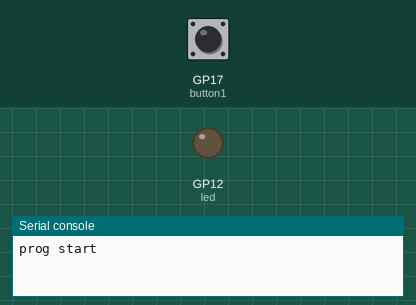
Simulated run of this program. Board: Raspberry Pi Pico running MicroPython. On the bench: output pins drawn as LEDs (lit = HIGH), the last lines printed to the serial console. Inputs (shaded band) come from the test bench; at power-on: GP17 (button1) HIGH.

Above: at 1.2 s.
1.3 s: GP17 (button1) pulled LOW for 0.15 s
At 2.5 s:
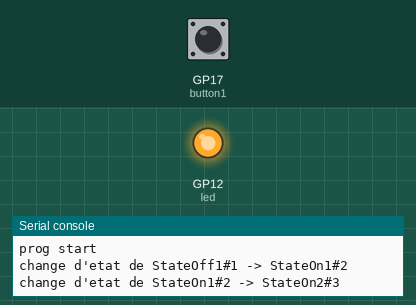
2.9 s: GP17 (button1) pulled LOW for 1 s
At 3.9 s:
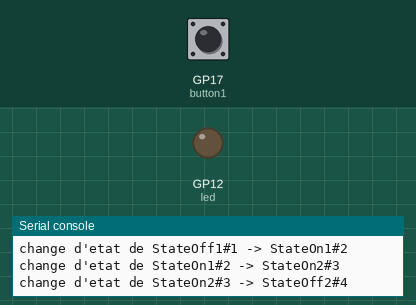
5.4 s: GP17 (button1) pulled LOW for 3.2 s
At 5.9 s:
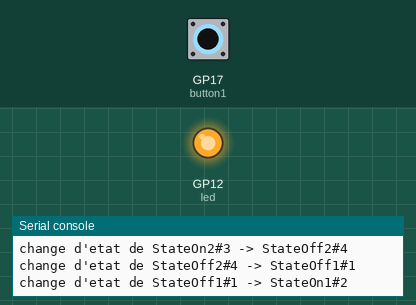
Timing chart, 0 to 8.4 s (numbered marks = the images above; inputs shaded):
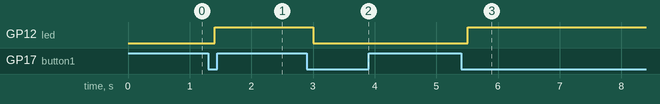

The program:

fsm2-1button1LED_telerupteur.py
```python
''' fsm2 : exemple de machine à état avec 1 bouton et 1 led (cf drawio fsm2). 4 états : Off1/On1/On2/Off2. Transitions: Off1->bt1 up->On1->bt1 down->On2->bt1 up->Off2->bt1 down->Off1
    C'est une machine à état de système synchrone car le test des transitions est fait de manière synchrone toutes les X millisecondes.
    exemple créé à partir de lesson18 et des vidéos suivantes :
    https://www.youtube.com/watch?v=HJx3DeW7J4Q (FR)
    https://www.youtube.com/watch?v=Ar1CYfRxs38&list=PLEVjCycRK1D0YvSf9bTjISthjLdoXacy8&index=20 (FR codé en C)
    https://www.youtube.com/watch?v=p1gv4x01zNQ (FR codé en unity)
    https://www.youtube.com/watch?v=E45v2dD3IQU (EN codé en python)
'''

from machine import Pin
from time import sleep
button1 = Pin(17, Pin.IN, Pin.PULL_UP) # Pin.PULL_UP indique que l'on veut que cette pin soit relié à un courant de 3.3V et une résistance de 10 ohm. L'autre patte du bouton relié à GND.
led = Pin(12, Pin.OUT)
wait_seconds = 0.1 # délai entre 2 boucles de refresh des états et test des transitions

class SState():
    _val:int=0
    def val(self) -> int:
        return self._val
    def __str__(self) -> str:
        return f"{self.__class__.__name__}#{self._val}"
class StateOff1(SState): _val=1
class StateOn1(SState):  _val=2
class StateOn2(SState):  _val=3
class StateOff2(SState): _val=4

# Cette classe n'est là que pour clarifier l'utilisation des états et se rapprocher d'un enum (qui n'existe pas en micropython)
class State():
    Off1 = StateOff1()
    On1  = StateOn1()
    On2  = StateOn2()
    Off2 = StateOff2()

def run_state(state:SState):
    '''fonction qui exécute l'état'''
    global led
    if state == State.Off1 or state == State.Off2:
        led.value(False)
    elif state == State.On1 or state == State.On2:
        led.value(True)

def change_state(state:SState):
    '''fonction qui réalise le changement d'état.
        Cette fonction n'a pas beaucoup d'intérêt sauf pour réaliser des opérations quand on entre ou qu'on quitte un état
    '''
    global current_state
    if current_state != state:
        leave_state(current_state) # avant de changer, on quitte l'ancien état

        # change l'état
        print(f"change d'etat de {current_state} -> {state}")
        current_state = state

        enter_state(state) # après avoir changé, on entre dans le nouvel état

def enter_state(state:SState):
    '''point d'entrée où on peut exécuter des choses quand on entre dans l'état'''

def leave_state(state:SState):
    '''point d'entrée où on peut exécuter des choses quand on sort de l'état'''


def transitions():
    '''fonction qui teste s'il y a des transitions déclenchées et si c'est le cas change d'état'''
    global current_state, button1
    bt1_pressed = not button1.value() # car PULL_UP, défaut 1 et si enfoncé 0
    new_state = None
    if current_state == State.Off1:
        if bt1_pressed: new_state = State.On1
    elif current_state == State.On1:
        if not bt1_pressed: new_state = State.On2
    elif current_state == State.On2:
        if bt1_pressed: new_state = State.Off2
    elif current_state == State.Off2:
        if not bt1_pressed: new_state = State.Off1

    if new_state != None:
        change_state(new_state)


############### MAIN #################

current_state:SState = State.Off1 # init
print('prog start')
while True:
    try:
        run_state(current_state) # refresh l'état en cours
        transitions()            # vérifie s'il y a des transitions
        sleep(wait_seconds)
    except KeyboardInterrupt: # Ctrl-C
        break

print('prog end')
led.off()
```

Measured:
- after the input at 1.3 s, GP12 (led): LOW → HIGH after 0.10 s
- after the input at 2.9 s, GP12 (led): HIGH → LOW after 0.11 s
- after the input at 5.4 s, GP12 (led): LOW → HIGH after 0.11 s
